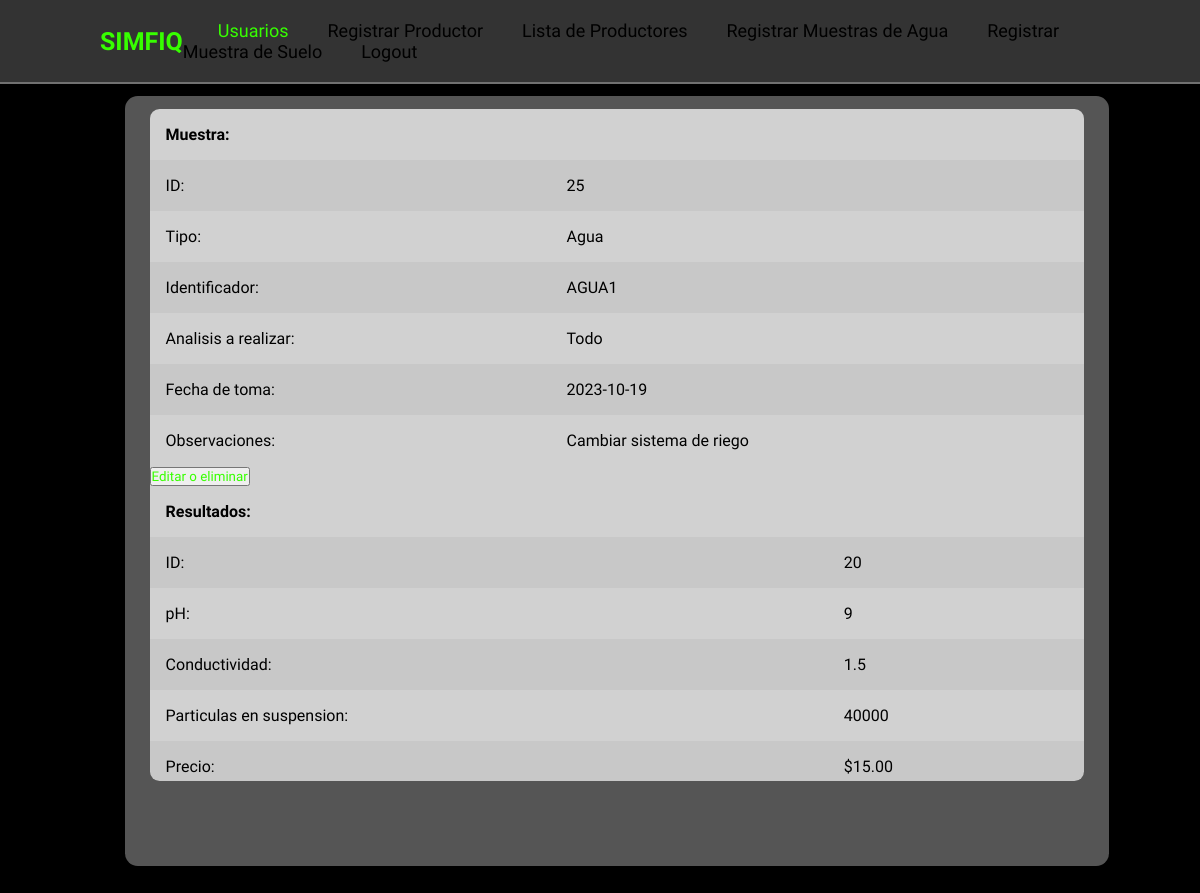
Page /verMuestrasAProcesar.php?buscar=25 (signed in) on the committed database.
### tables this page shows
CREATE TABLE `muestra_a_procesar` (
  `IDMuestra_A_Procesar` int(11) NOT NULL,
  `Tipo` varchar(6) NOT NULL,
  `Identificador` varchar(25) NOT NULL,
  `Analisis_A_Realizar` varchar(30) NOT NULL,
  `Fecha_De_Toma` date NOT NULL,
  `Observaciones` text NOT NULL
);

CREATE TABLE `facturacion` (
  `ID_Facture` int(11) NOT NULL,
  `IDAnalisis` int(11) NOT NULL,
  `Precio` decimal(11,2) NOT NULL
);

CREATE TABLE `analisis` (
  `IDAnalisis` int(11) NOT NULL,
  `IDMAP` int(11) NOT NULL,
  `pH` varchar(20) DEFAULT NULL,
  `Ce` varchar(20) DEFAULT NULL,
  `Suelo_CIC` varchar(20) DEFAULT NULL,
  `Suelo_Textura` varchar(25) DEFAULT NULL,
  `Agua_ParticulasSuspension` varchar(20) DEFAULT NULL
);

### php/clases/MAaProcesar.php (called while the page is built, shortened)
<?php
    class MAaProcesar{
        public function buscarMuestraAProcesar($id){
            $peticion = conexion();
            $peticion = $peticion->prepare("SELECT * FROM `muestra_a_procesar` WHERE `IDMuestra_A_Procesar` = '$id';");
            $peticion->execute();
            $array = $peticion->fetch();
            return $array;
        }
    }
?>

### php/clases/resultados.php (called while the page is built, shortened)
<?php
    class Resultados{
        public function buscarResultados($id){
            $peticion = conexion();
            $peticion = $peticion->prepare("SELECT analisis.*, Precio FROM analisis INNER JOIN facturacion ON analisis.IDAnalisis = facturacion.IDAnalisis WHERE analisis.IDMAP = $id;");
            $peticion->execute();
            $array = $peticion->fetch();
            return $array;
        }
    }
?>

### verMuestrasAProcesar.php (the view, shortened to what this page needs)
<?php
    include "./inc/htmlOpen.php";
    if(isset($_SESSION['s_idRol']))
        if($_SESSION['s_idRol'] == 1){
            include "./inc/headerAndNavAdmin.php";
        }else{
            $rol = "Usuario";
            include "./inc/headerAndNav.php";
        }
    else
        header("./logout.php");
?>
<section class="container">
    <main class="table">
        <section class="table_body">
    <?php
    include "./php/clases/MAaProcesar.php";
    include "./php/clases/resultados.php";
    if (isset($_GET['buscar']) && is_numeric($_GET['buscar'])) {
        $muestras = new MAaProcesar;
        $muestras = $muestras->buscarMuestraAProcesar($_GET['buscar']);
        if (!$muestras)
            echo "No se han encontrado muestras :(";
        else {
            echo '
                        <table id="resultado">
                            <tbody>
                                <tr>
                                    <th colspan="3">Muestra:</th>
                                </tr>
                                <tr>
                                    <td>ID:</td>
                                    <td id="idMuestra" colspan="2">' . $muestras['IDMuestra_A_Procesar'] . '</td>
                                </tr>
                                <tr>
                                    <td>Tipo:</td>
                                    <td id="tipo" colspan="2">' . $muestras['Tipo'] . '</td>
                                </tr>
                                <tr>
                                    <td>Identificador:</td>
                                    <td id="identificador" colspan="2">' . $muestras['Identificador'] . '</td>
                                </tr>
                                <tr>
                                    <td>Analisis a realizar:</td>
                                    <td id="analisisARealizar" colspan="2">' . $muestras['Analisis_A_Realizar'] . '</td>
                                </tr>
                                <tr>
                                    <td>Fecha de toma:</td>
                                    <td id="fechaDeToma" colspan="2">' . $muestras['Fecha_De_Toma'] . '</td>
                                </tr>
                                <tr>
                                    <td>Observaciones:</td>
                                    <td id="observaciones" colspan="2">' . $muestras['Observaciones'] . '</td>
                                </tr>
                            </tbody>
                        </table>
                        <button><a href="./registrarMuestrasAAProcesar.php?id='.$muestras['IDMuestra_A_Procesar'].'">Editar o eliminar</a></button><br>
                    ';
            $resultados = new Resultados;
            $resultados = $resultados->buscarResultados($muestras['IDMuestra_A_Procesar']);
            if(!$resultados){
                    echo 'No hay ningun resultado cargado :(<br>
                    <button><a href="./calculos.php?id=' . $muestras['IDMuestra_A_Procesar'] . '">Calcular resultados</a></button>';
            }else{
                echo '<table id="resultado">
                        <tbody>
                            <tr>
                                <th colspan="3">Resultados:</th>
                            </tr>
                            <tr>
                                <td>ID:</td>
                                <td id="id" colspan="2">' . $resultados['IDAnalisis'] . '</td>
                            </tr>
                ';
                if($resultados['pH'] != null)
                    echo ' <tr>
                        <td>pH:</td>
                        <td id="tipo" colspan="2">' . $resultados['pH'] . '</td>
                    </tr>';
                if($resultados['Ce'] != null)
                    echo ' <tr>
                            <td>Conductividad:</td>
                            <td id="tipo" colspan="2">' . $resultados['Ce'] . '</td>
                    </tr>';
                if($resultados['Agua_ParticulasSuspension'] != null)
                    echo ' <tr>
                            <td>Particulas en suspension:</td>
                            <td id="tipo" colspan="2">' . $resultados['Agua_ParticulasSuspension'] . '</td>
                    </tr>';
                echo '
                    <tr>
                        <td>Precio:</td>
                        <td id="tipo" colspan="2">$' . $resultados['Precio'] . '</td>
                    </tr>
                </table>
                </tbody>';
            }
        }
    } else
        echo "Cuanto vacio..."
            ?>
                </section>
      </main>
    </section>
<?php include "./inc/htmlClose.php"; ?>

### css/styles.css (style rules this page uses)
* { margin: 0; padding: 0; box-sizing: border-box; font-family: 'Oswald', sans-serif; }
body { background-color: #000; background-image: url(https://images.unsplash.com/photo-1433185000771-ec45c869c61b?ixlib=rb-4.0.3&ixid=M3wxMjA3fDB8MHxwaG90by1wYWdlfHx8fGVufDB8fHx8fA%3D%3D&auto=format&fit=crop&w=1074&q=80); background-size: cover; background-position: center; background-attachment: fixed; }
.container { min-height: 100vh; display: flex; justify-content: center; align-items: center; position: absolute; bottom: 15; left: 125px; top: 50; }
table { width: 100%; }
table, th, td { border-collapse: collapse; padding: 1rem; text-align: left; }
main.table { width: 82vw; height: 80vh; background-color: #fff5; backdrop-filter: blur(7px); box-shadow: 0.4rem .8rem #0005; border-radius: .8rem; overflow: hidden; }
.table_body { width: 95%; max-height: calc(89% - .8rem); background-color: #fffb; margin: .8rem auto; border-radius: .6rem; overflow: auto; }
tbody tr:nth-child(even) { background-color: #0000000b; }
a { margin: 25px 0; font-size: 1em; color: black; text-decoration: none; }
a:hover, a:nth-child(1) { color: #37ff00; }

### rows in the picture
muestra_a_procesar: IDMuestra_A_Procesar "25", Tipo "Agua", Identificador "AGUA1", Analisis_A_Realizar "Todo", Fecha_De_Toma "2023-10-19", Observaciones "Cambiar sistema de riego"
facturacion: IDAnalisis.IDAnalisis "20", IDAnalisis.pH "9", IDAnalisis.Ce "1.5", IDAnalisis.Agua_ParticulasSuspension "40000", Precio "15.00"
